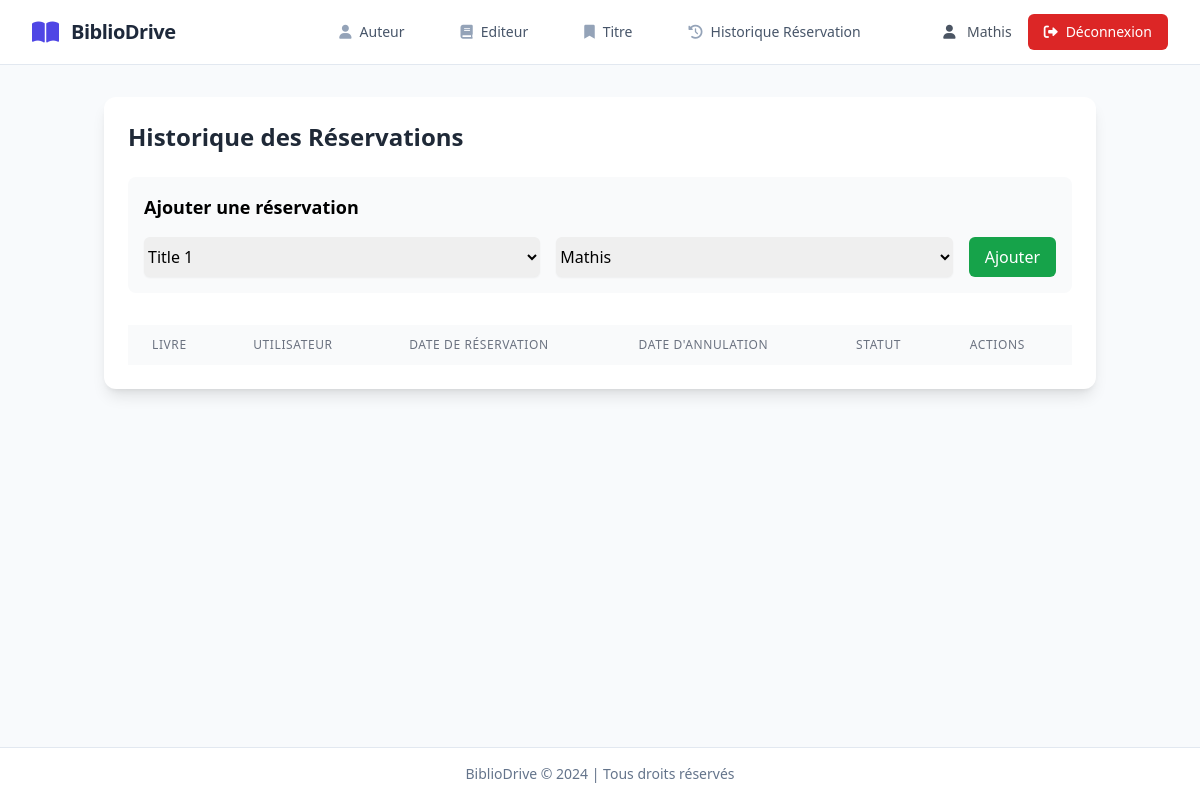
Page /book/historique/ (signed in) on the earlier database version.
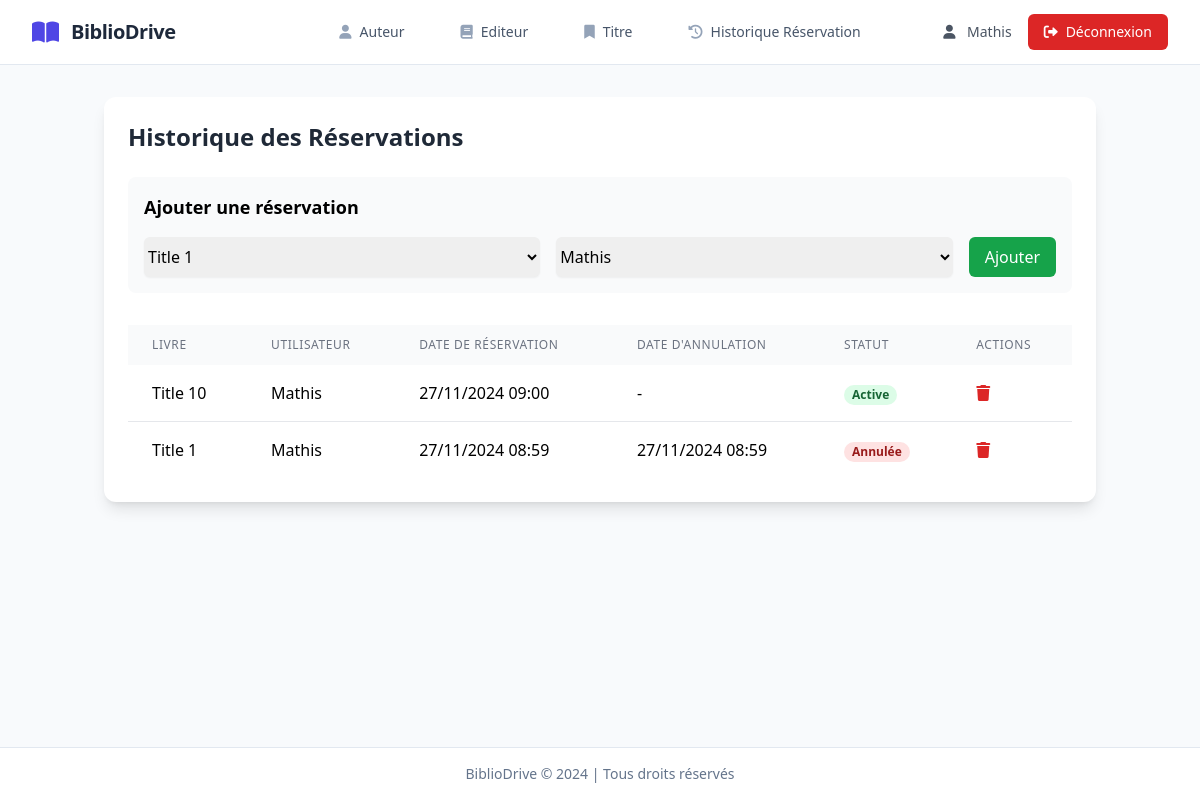
Same page on the later database version.
### backoffice/models.py (models this page shows, shortened)
class ReservationHistory(models.Model):
    book = models.ForeignKey(Title, on_delete=models.CASCADE)
    user = models.ForeignKey(User, on_delete=models.CASCADE)
    reserved_at = models.DateTimeField(auto_now_add=True)
    cancelled_at = models.DateTimeField(null=True, blank=True)
    status = models.CharField(max_length=20, choices=[
        ('ACTIVE', 'Active'),
        ('CANCELLED', 'Annulée'),
        ('ADMIN_CANCELLED', 'Annulée par admin')  # Nouveau statut
    ])
    class Meta:
        ordering = ['-reserved_at']

class Title(models.Model):
    title = models.CharField(max_length=255)
    year_published = models.SmallIntegerField()
    isbn = models.CharField(max_length=20, primary_key=True)
    pubid = models.ForeignKey(Publisher, on_delete=models.CASCADE)
    reserve_by = models.ForeignKey(User, on_delete=models.CASCADE, null=True, blank=True)
    description = models.CharField(max_length=50)
    notes = models.CharField(max_length=50)
    subject = models.CharField(max_length=50)
    comments = models.TextField()
    image = models.ImageField(upload_to='images/', null=True, blank=True)
    GENRE_CHOICES = [
        ('ROMAN', 'Roman'),
        ('SCIENCE', 'Science'),
        ('HISTOIRE', 'Histoire'),
        ('POLICIER', 'Policier'),
        ('FANTASY', 'Fantasy'),
        ('BIOGRAPHIE', 'Biographie'),
        ('AUTRE', 'Autre'),
    ]
    genre = models.CharField(max_length=20, choices=GENRE_CHOICES, default='AUTRE')

### backoffice/views.py (the view)
# urls.py: path('book/historique/', views.book_historique, name="book-historique"),
@login_required
def book_historique(request):
    reservations = ReservationHistory.objects.all()
    context = {
        'reservations': reservations,
        'active_nav': 'historique'
    }
    if request.user.is_superuser:
        context.update({
            'available_books': Title.objects.all(),
            'users': User.objects.all()
        })
    return render(request, 'book/book_historique.html', context)

### backoffice/templates/book/book_historique.html (shortened to what this page needs)
{% extends 'base.html' %}
{% block content %}
<div class="container mx-auto px-4 py-8">
  <div class="bg-white rounded-xl shadow-lg p-6">
    <h1 class="text-2xl font-bold mb-6 text-gray-800">Historique des Réservations</h1>
    {% if user.is_superuser %}
    <div class="mb-8 p-4 bg-gray-50 rounded-lg">
      <h2 class="text-lg font-semibold mb-4">Ajouter une réservation</h2>
      <form action="{% url 'add_reservation' %}" method="POST" class="flex gap-4">
        <select name="book" class="rounded-md border-gray-300 shadow-sm flex-1">
          {% for book in available_books %}
          <option value="{{ book.isbn }}">{{ book.title }}</option>
          {% endfor %}
        </select>
        <select name="user" class="rounded-md border-gray-300 shadow-sm flex-1">
          {% for user in users %}
          <option value="{{ user.id }}">{{ user.username }}</option>
          {% endfor %}
        </select>
        <button type="submit" class="bg-green-600 text-white px-4 py-2 rounded-md hover:bg-green-700">
          Ajouter
        </button>
      </form>
    </div>
    {% endif %}
    <div class="overflow-x-auto">
      <table class="min-w-full table-auto">
        <thead class="bg-gray-50">
          <tr>
            <th class="px-6 py-3 text-left text-xs font-medium text-gray-500 uppercase tracking-wider">Livre</th>
            <th class="px-6 py-3 text-left text-xs font-medium text-gray-500 uppercase tracking-wider">Utilisateur</th>
            <th class="px-6 py-3 text-left text-xs font-medium text-gray-500 uppercase tracking-wider">Date de
              réservation</th>
            <th class="px-6 py-3 text-left text-xs font-medium text-gray-500 uppercase tracking-wider">Date d'annulation
            </th>
            <th class="px-6 py-3 text-left text-xs font-medium text-gray-500 uppercase tracking-wider">Statut</th>
            {% if user.is_superuser %}
            <th class="px-6 py-3 text-left text-xs font-medium text-gray-500 uppercase tracking-wider">Actions</th>
            {% endif %}
          </tr>
        </thead>
        <tbody class="bg-white divide-y divide-gray-200">
          {% for reservation in reservations %}
          <tr class="hover:bg-gray-50">
            <td class="px-6 py-4 whitespace-nowrap">{{ reservation.book.title }}</td>
            <td class="px-6 py-4 whitespace-nowrap">{{ reservation.user.username }}</td>
            <td class="px-6 py-4 whitespace-nowrap">{{ reservation.reserved_at|date:"d/m/Y H:i" }}</td>
            <td class="px-6 py-4 whitespace-nowrap">
              {% if reservation.cancelled_at %}
              {{ reservation.cancelled_at|date:"d/m/Y H:i" }}
              {% else %}
              -
              {% endif %}
            </td>
            <td class="px-6 py-4 whitespace-nowrap">
              <span class="px-2 inline-flex text-xs leading-5 font-semibold rounded-full
                    {% if reservation.status == 'ACTIVE' %}bg-green-100 text-green-800
                    {% elif reservation.status == 'ADMIN_CANCELLED' %}bg-purple-100 text-purple-800
                    {% else %}bg-red-100 text-red-800{% endif %}">
                {{ reservation.get_status_display }}
              </span>
            </td>
            {% if user.is_superuser %}
            <td class="px-6 py-4 whitespace-nowrap">
              <form action="{% url 'delete_reservation' reservation.id %}" method="POST" class="inline">
                <button type="submit" class="text-red-600 hover:text-red-800">
                  <i class="fas fa-trash"></i>
                </button>
              </form>
            </td>
            {% endif %}
          </tr>
          {% endfor %}
        </tbody>
      </table>
    </div>
  </div>
</div>
{% endblock %}

Differences in the rows shown:
added ReservationHistory: book "Title 10", user.username "Mathis", reserved_at "27/11/2024 09:00", status "Active"
added ReservationHistory: book "Title 1", user.username "Mathis", reserved_at "27/11/2024 08:59", cancelled_at "27/11/2024 08:59", status "Annulée"
